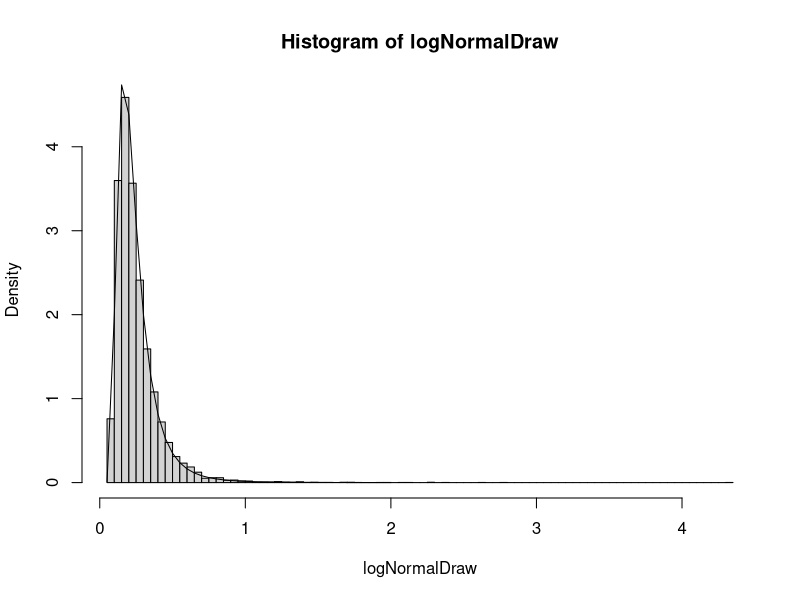

Write R code to recreate this figure. (Note: this script raises an error after producing the figure.)
rm(list = ls())
set.seed(12345)
data <- c(14, 25, 45, 25, 30, 33, 19, 50, 34, 67)
n <- length(data)

mu <- 3.5

taosq <- sum((log(data) - mu)^2)/n 

# in ownage of Mattias Villani
NormalNonInfoPrior<-function(NDraws,Data, tao){

  n<-length(Data)
  PostDraws=matrix(0,NDraws,1)
  PostDraws[,1]<-((n-1)*tao)/rchisq(NDraws,n-1)
 
  return(PostDraws)
}

logNormalDraw <- NormalNonInfoPrior(10000, log(data), taosq)


theoreticalScaledInv <- (((taosq * n/2) ^(n/2))/gamma(n/2)) * exp(-n*taosq/(seq(0, 2, 0.05)*2))/ seq(0, 2, 0.05) ^ (1+n/2) 
par(mfrow = c(1,1))

hist(logNormalDraw, probability = TRUE, breaks = 100 )

lines(seq(0, 2, 0.05) ,theoreticalScaledInv )

## 2 b Culumative normal distribution

cdf = function( x) {
  mu <- 0
  sigma <- 1
  cdfValues = 0.5*(1 + erf((x - mu)/(sigma*sqrt(2))))
  return(cdfValues)
}


# Plotting the CDF values
cdfValues <- 2 * cdf(sqrt(logNormalDraw/2)) -1

# The graph shows that the Gini index is around 0.2 - 0.4 which states relatively equal. The Large coverage in the graph 
# is due top a large variance which is due to a small data set

#Plotting the density of the cdf values
hist(cdfValues, probability = TRUE, breaks = 100, xlim = c(0.1, 0.6))
lines(density(cdfValues))

# Computing the equal tail interval
credibleInterval = p.interval(cdfValues, HPD = FALSE)

# adding the credible interval into the graph
abline(v = credibleInterval, col = "red", lwd = 2, lty = 2)

# Computing the highest posterior density
densityLimit95 <- p.interval(cdfValues)

# When plotting the HDP it is larger (the coverage ) compared to the credible interval
abline(v = densityLimit95, col = "blue", lwd = 2, lty = 2)

#Alternative way of computing the highest posterior density
densityCdfValues = density(cdfValues)
summary(densityCdfValues)

sortedDensityCdf = sort(densityCdfValues$y, decreasing = TRUE)

#Find the limit for 95 %
densityTmp = 0
count = 0
while (densityTmp <= 0.95) {
  count = count + 1
  densityTmp = sum(sortedDensityCdf[1:count])/sum(sortedDensityCdf)
}

densityLimit = sortedDensityCdf[count]

# Find the limit in the original density set
densityLimit95 <- which(densityCdfValues$y >= densityLimit)
# Generate a vector of lower and upper limit

limits <- c(densityCdfValues$x[densityLimit95[1]], densityCdfValues$x[densityLimit95[length(densityLimit95)]])
